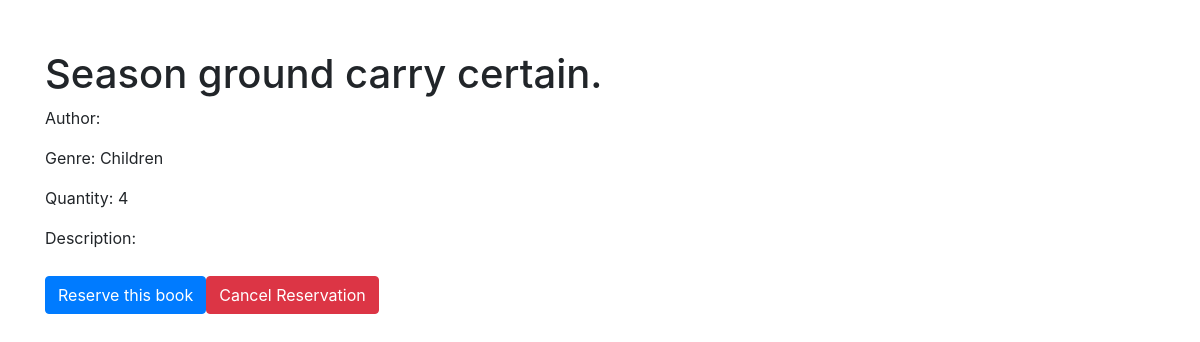
Page /users/book/1002/ (signed in) on the earlier database version.
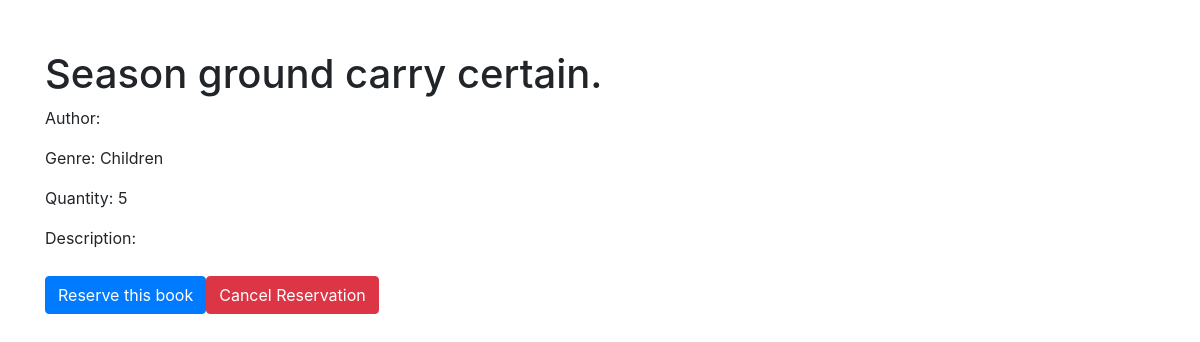
Same page on the later database version.
### library/models.py (models this page shows, shortened)
class Book(models.Model):
    title = models.CharField(max_length=200)
    authors = models.ManyToManyField(Author)
    genre = models.ForeignKey(Genre, on_delete=models.CASCADE)
    pub_date = models.DateField('Publication date')
    quantity = models.IntegerField(default=1)

class Genre(models.Model):
    name = models.CharField(max_length=200)
    def __str__(self):
        return self.name

### users/views.py (the view, shortened to what this page needs)
# urls.py: path('book/<int:pk>/', book_detail, name='book-detail'),
@login_required
def book_detail(request, pk):
    book = get_object_or_404(Book, pk=pk)
    reservations = Reservation.objects.filter(user=request.user, book=book)
    available = book.quantity > 0
    remaining_time = None
    if reservations.exists():
        reservation = reservations.first()
        if not reservation.is_expired():
            remaining_time = timezone.timedelta(hours=24) - (timezone.now() - reservation.reserved_at)
    return render(request, 'users/book_detail.html', {
        'book': book,
        'reservations': reservations,
        'available': available,
        'remaining_time': remaining_time
    })

### users/templates/users/book_detail.html (shortened to what this page needs)
<!DOCTYPE html>
<html>
<head>
    <link href="https://stackpath.bootstrapcdn.com/bootstrap/4.3.1/css/bootstrap.min.css" rel="stylesheet">
</head>
<body>
<div class="container">
    <h1>{{ book.title }}</h1>
    <p>Author: {{ book.author }}</p>
    <p>Genre: {{ book.genre }}</p>
    <p>Quantity: {{ book.quantity }}</p>
    <p>Description: {{ book.description }}</p>
    <div class="btn-group">
        <form method="post" action="{% url 'users:book-detail' book.pk %}">
            <button type="submit" class="btn btn-primary">Reserve this book</button>
        </form>
        <form method="post" action="{% url 'users:book-detail' book.pk %}">
            <button type="submit" class="btn btn-danger">Cancel Reservation</button>
        </form>
    </div>
</div>
</body>
</html>

Differences in the rows shown:
changed Book "Season ground carry certain.": quantity "4" → "5"
